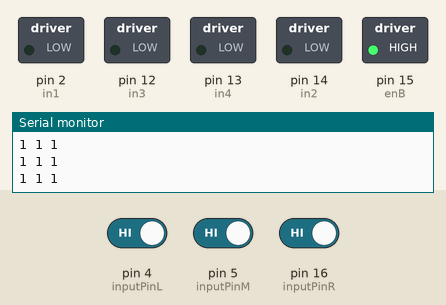
Bench run of a sketch on a simulated Arduino Uno, built with avr-gcc and run on an emulated ATmega328P. Shown: switched loads named in the sketch (green lamp = pin HIGH), the last lines printed to the serial monitor. The inputs (shaded band) are chosen by the test bench; at power-on: pin 4 (inputPinL) HIGH, pin 16 (inputPinR) HIGH, pin 5 (inputPinM) HIGH. Pins used as bus, display or sensor lines are not drawn.

Above: at 1.2 s.
1.3 s: pin 4 (inputPinL) driven LOW
At 2.5 s:
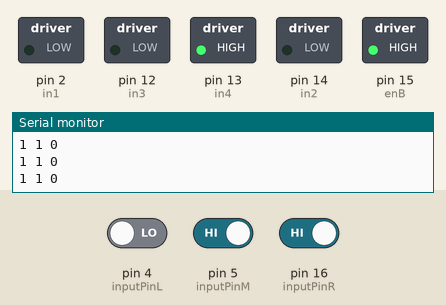
2.8 s: pin 16 (inputPinR) driven LOW
At 3.8 s:
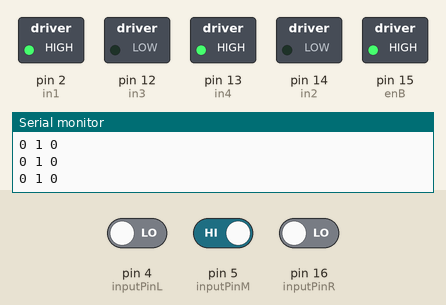
4.3 s: pin 5 (inputPinM) driven LOW
At 5.5 s:
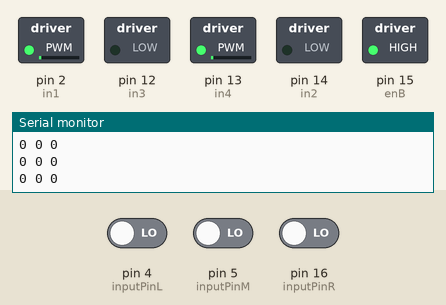
5.8 s: pin 4 (inputPinL) driven HIGH
At 6.2 s:
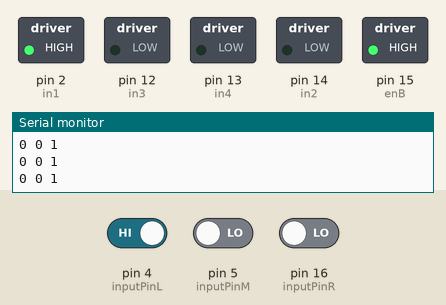
7.3 s: pin 4 (inputPinL) driven LOW
At 8.0 s:
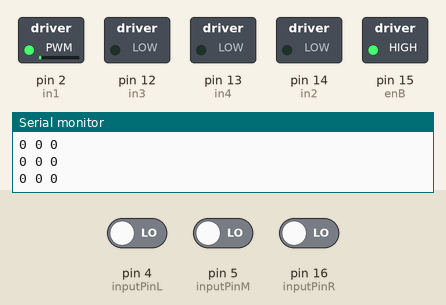
8.8 s: pin 16 (inputPinR) driven HIGH
At 9.9 s:
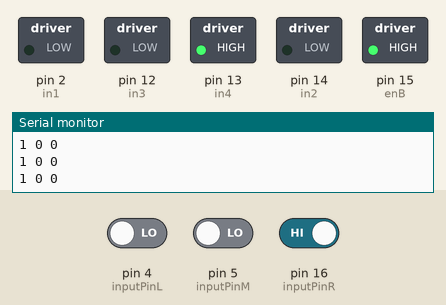
Timing chart, 0 to 11.3 s (numbered marks = the images above; inputs shaded):
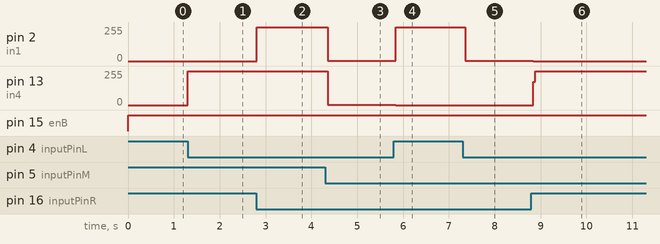

Measured:
- after the input at 1.3 s, pin 13 (in4): 0/255 → 255/255 at once
- after the input at 2.8 s, pin 2 (in1): 0/255 → 255/255 at once
- after the input at 4.3 s, pin 2 (in1), pin 13 (in4): 255/255 → 1/255 after 0.06 s
- after the input at 5.8 s, pin 2 (in1): 1/255 → 255/255 at once; pin 13 (in4): 1/255 → 0/255 at once
- after the input at 7.3 s, pin 2 (in1): 255/255 → 1/255 after 0.06 s
- after the input at 8.8 s, pin 2 (in1): 1/255 → 0/255 at once; pin 13 (in4): 0/255 → 255/255 at once

The sketch:

line_following_robot.ino
```cpp
int enA = 0;
int in1 = 2;
int in2 = 14;
int inputPinR = 16; // choose input pin (for Infrared sensor)
int inputPinM = 5;
int inputPinL = 4;
int Sensor_R;
int Sensor_M;
int Sensor_L;
// variable for reading the pin status


// Motor B

int enB = 15;
int in3 = 12;
int in4 = 13;

void setup()

{

    // Set all the motor control pins to outputs
    pinMode(enA, OUTPUT);
    pinMode(enB, OUTPUT);
    pinMode(in1, OUTPUT);
    pinMode(in2, OUTPUT);
    pinMode(in3, OUTPUT);
    pinMode(in4, OUTPUT);
    pinMode(inputPinR, INPUT); // declare Infrared sensor as input
    pinMode(inputPinM, INPUT);
    pinMode(inputPinL, INPUT);
    Serial.begin(9600);

}

void robotForward()

{


  // Turn on motor A

  digitalWrite(in1, HIGH);
  digitalWrite(in2, LOW);
  analogWrite(enA, 200); // Speedcontrol

  // Turn on motor B

  digitalWrite(in3, LOW);
  digitalWrite(in4, HIGH);
  analogWrite(enB, 200);// Speedcontrol
  //delay(100);
}
void robotCrawl()

{
  // The robot moves foward slowly until a black line is spotted

  digitalWrite(in1, HIGH);
  digitalWrite(in2, LOW);
  analogWrite(enA, 150); // Speedcontrol

  // Turn on motor B

  digitalWrite(in3, LOW);
  digitalWrite(in4, HIGH);
  analogWrite(enB, 100);// Speedcontrol
  //delay(100);
}
void robotLeft(){

 // Turn on motor A

  digitalWrite(in1, HIGH);
  digitalWrite(in2, LOW);
  analogWrite(enA, 200); // Speedcontrol

  // Turn off motor B

  digitalWrite(in3, LOW);
  digitalWrite(in4, LOW);
  analogWrite(enB, 200);// Speedcontrol

}

void robotRight(){

 // Turn off motor A

  digitalWrite(in1, LOW);
  digitalWrite(in2, LOW);
  analogWrite(enA, 200); // Speedcontrol

  // Turn on motor B

  digitalWrite(in3, LOW);
  digitalWrite(in4, HIGH);
  analogWrite(enB, 200);// Speedcontrol

}

void robotStop(){

 // Turn off motor A

  digitalWrite(in1, LOW);
  digitalWrite(in2, LOW);
  analogWrite(enA, 200); // Speedcontrol

  // Turn off motor B

  digitalWrite(in3, LOW);
  digitalWrite(in4, LOW);
  analogWrite(enB, 200);// Speedcontrol

}


void loop()

{

Sensor_R = digitalRead(inputPinR);
Sensor_M = digitalRead(inputPinM);
Sensor_L = digitalRead(inputPinL);

Serial.print(Sensor_R);
Serial.print(" ");
Serial.print(Sensor_M);
Serial.print(" ");
Serial.println(Sensor_L);


 if (Sensor_R == 0 && Sensor_L == 0 && Sensor_M == 1){
  robotForward();
 }

 if (Sensor_R == 0 && Sensor_L == 0 && Sensor_M == 0){
  robotCrawl();
 }
 if ((Sensor_R == 0 && Sensor_L == 0 && Sensor_M == 0)||(Sensor_R == 1 && Sensor_L == 1 && Sensor_M == 1)){
  robotStop();
  }
 if (Sensor_R == 1 && Sensor_L == 0 ){
  robotRight();
  }
 if (Sensor_R == 0 && Sensor_L == 1 ){
  robotLeft();
  }

}
```
